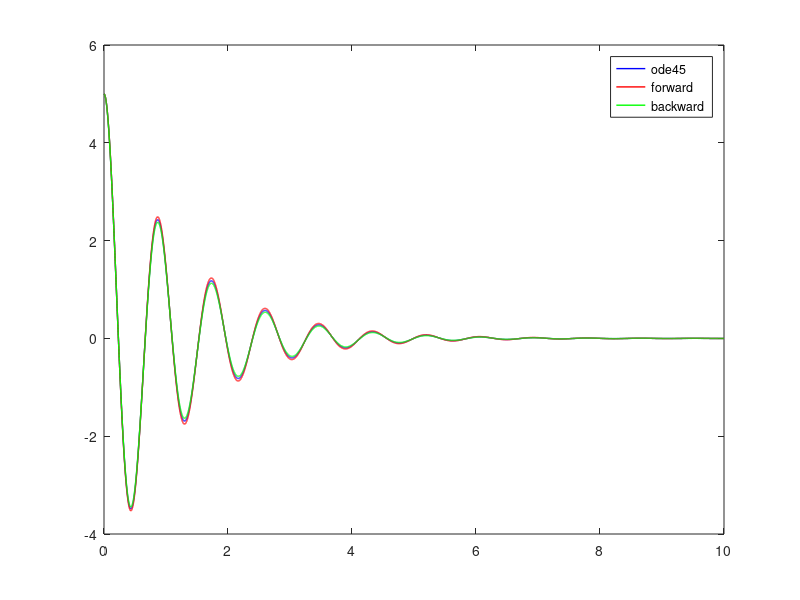

Write the MATLAB code that produced this figure.
clear;clc;

k = 80; % Spring constant
d = 2.5; % Damping ratio
m = 1.5; % Mass in Kg

A = [0 1; (-k/m) (-d/m)]; % Damper ODE

dt = 0.001; T = 10; % Simulation time

x0 = [5;0]; % Initial conditions

Mb = inv((eye(2)-dt*A));
Mf = (eye(2)+dt*A);
yf = zeros([2,length(0:dt:T)]);
yf(:,1) = x0;
yb = zeros([2,length(0:dt:T)]);
yb(:,1) = x0;
for i = 2:length(0:dt:T)
    yf(:,i) = Mf*yf(:,i-1);
    yb(:,i) = Mb*yb(:,i-1);
end

[t,g] = ode45(@(t,x) A*x, 0:dt:T, x0); % Solve ODE at different timesteps

plot(t,g(:,1),'b','LineWidth',1); % Plot position
hold on;
plot(t,yf(1,:),'r','LineWidth',1); % Plot position
plot(t,yb(1,:),'g','LineWidth',1); % Plot position
legend('ode45','forward','backward');